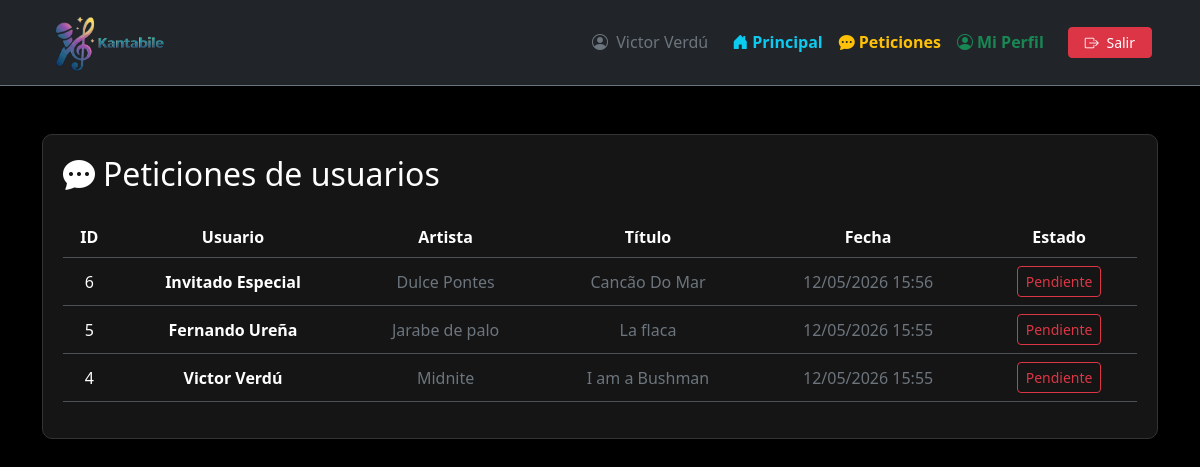
The page /administrador/peticiones_admin.php (signed in) on the database its author committed.
### tables this page shows
CREATE TABLE `peticiones` (
  `id_peticion` int(11) NOT NULL,
  `usuario` int(11) NOT NULL,
  `artista` varchar(50) NOT NULL,
  `titulo` varchar(50) NOT NULL,
  `estado` tinyint(1) NOT NULL DEFAULT 0 COMMENT '0 - pendiente\r\n1 - realizado',
  `fechaHora` timestamp NOT NULL DEFAULT current_timestamp() ON UPDATE current_timestamp()
);

CREATE TABLE `usuarios` (
  `id` int(11) NOT NULL,
  `nombre` varchar(100) NOT NULL,
  `email` varchar(100) NOT NULL,
  `passwd` varchar(255) NOT NULL,
  `rol` int(11) NOT NULL DEFAULT 1 COMMENT '1-Usuario\r\n2-Administrador',
  `estado` tinyint(1) NOT NULL COMMENT '0 - activo\r\n1 - bloqueado',
  `registrado` timestamp NOT NULL DEFAULT current_timestamp() ON UPDATE current_timestamp()
);

### administrador/peticiones_admin.php (the view, shortened to what this page needs)
<?php
include("../includes/conexion.php");
$consulta = "SELECT  p.id_peticion, p.usuario, u.nombre AS nombre_usuario, p.artista, p.titulo, p.estado, p.fechaHora
             FROM peticiones p, usuarios u
             WHERE p.usuario = u.id
             ORDER BY p.estado ASC, p.fechaHora DESC";
$resultado = mysqli_query($conn, $consulta);
?>
<!DOCTYPE html>
<html lang="es">
<head>
    <link href="https://cdn.jsdelivr.net/npm/bootstrap@5.3.2/dist/css/bootstrap.min.css" rel="stylesheet">
    <link rel="stylesheet" href="https://cdn.jsdelivr.net/npm/bootstrap-icons@1.11.1/font/bootstrap-icons.css">
</head>
<body>
    <?php include("../includes/navbar.php"); ?>
    <div class="container mt-5">
        <div class="card-dark">
            <h2 class="mb-4"><i class="bi bi-chat-dots-fill me-2"></i>Peticiones de usuarios</h2>
            <table class="table table-dark table-hover align-middle text-center">
                <thead>
                    <tr>
                        <th>ID</th>
                        <th>Usuario</th>
                        <th>Artista</th>
                        <th>Título</th>
                        <th>Fecha</th>
                        <th>Estado</th>
                    </tr>
                </thead>
                <tbody>
                    <?php
                    if (mysqli_num_rows($resultado) > 0) { ?>
                        <?php while ($row = mysqli_fetch_assoc($resultado)) {
                            $completa = $row['estado'] == 1;
                            $btn_color = $completa ? 'btn-outline-success' : 'btn-outline-danger';
                            $btn_texto = $completa ? 'Completo' : 'Pendiente';
                            $nombre_usuario = $row['nombre_usuario'];
                        ?>
                            <tr>
                                <td><?php echo $row['id_peticion']; ?></td>
                                <td><strong><?php echo $nombre_usuario; ?></strong></td>
                                <td class="text-secondary"><?php echo $row['artista']; ?></td>
                                <td class="text-secondary"><?php echo $row['titulo']; ?></td>
                                <td class="text-secondary"><?php echo date('d/m/Y H:i', strtotime($row['fechaHora'])); ?></td>
                                <td class="text-center">
                                    <form method="POST" class="d-inline">
                                        <button type="submit" name="cambiar_estado" class="btn btn-sm <?php echo $btn_color; ?>">
                                            <?php echo $btn_texto; ?>
                                        </button>
                                    </form>
                                </td>
                            </tr>
                        <?php } ?>
                    <?php } else { ?>
                        <tr>
                            <td colspan="6" class="text-center text-secondary">No hay peticiones registradas.</td>
                        </tr>
                    <?php } ?>
                </tbody>
            </table>
        </div>
    </div>
</body>
</html>

### administrador/peticiones_admin.php (style rules this page uses)
body { background-color: #000; color: white; }
.card-dark { background-color: #151515; border: 1px solid #333; padding: 20px; border-radius: 10px; }
.table-dark { --bs-table-bg: #151515; }

### rows shown on the page
peticiones: id_peticion "6", usuario.nombre "Invitado Especial", artista "Dulce Pontes", titulo "Cancão Do Mar", fechaHora "12/05/2026 15:56", estado "Pendiente"
peticiones: id_peticion "5", usuario.nombre "Fernando Ureña", artista "Jarabe de palo", titulo "La flaca", fechaHora "12/05/2026 15:55", estado "Pendiente"
peticiones: id_peticion "4", usuario.nombre "Victor Verdú", artista "Midnite", titulo "I am a Bushman", fechaHora "12/05/2026 15:55", estado "Pendiente"

### other values the page prints
$_SESSION["nombre"] "Victor Verdú"
